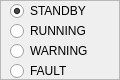
   <widget class="QFrame" name="frame_4">
    <property name="geometry">
     <rect>
      <x>1100</x>
      <y>740</y>
      <width>120</width>
      <height>80</height>
     </rect>
    </property>
    <property name="frameShape">
     <enum>QFrame::StyledPanel</enum>
    </property>
    <property name="frameShadow">
     <enum>QFrame::Raised</enum>
    </property>
    <widget class="QRadioButton" name="radioButton">
     <property name="geometry">
      <rect>
       <x>10</x>
       <y>0</y>
       <width>91</width>
       <height>22</height>
      </rect>
     </property>
     <property name="text">
      <string>STANDBY</string>
     </property>
     <property name="checked">
      <bool>true</bool>
     </property>
     <attribute name="buttonGroup">
      <string notr="true">buttonGroup</string>
     </attribute>
    </widget>
    <widget class="QRadioButton" name="radioButton_3">
     <property name="geometry">
      <rect>
       <x>10</x>
       <y>40</y>
       <width>81</width>
       <height>22</height>
      </rect>
     </property>
     <property name="text">
      <string>WARNING</string>
     </property>
     <attribute name="buttonGroup">
      <string notr="true">buttonGroup</string>
     </attribute>
    </widget>
    <widget class="QRadioButton" name="radioButton_10">
     <property name="geometry">
      <rect>
       <x>10</x>
       <y>20</y>
       <width>91</width>
       <height>22</height>
      </rect>
     </property>
     <property name="text">
      <string>RUNNING</string>
     </property>
     <attribute name="buttonGroup">
      <string notr="true">buttonGroup</string>
     </attribute>
    </widget>
    <widget class="QRadioButton" name="radioButton_2">
     <property name="geometry">
      <rect>
       <x>10</x>
       <y>60</y>
       <width>81</width>
       <height>22</height>
      </rect>
     </property>
     <property name="text">
      <string>FAULT</string>
     </property>
     <attribute name="buttonGroup">
      <string notr="true">buttonGroup</string>
     </attribute>
    </widget>
   </widget>
